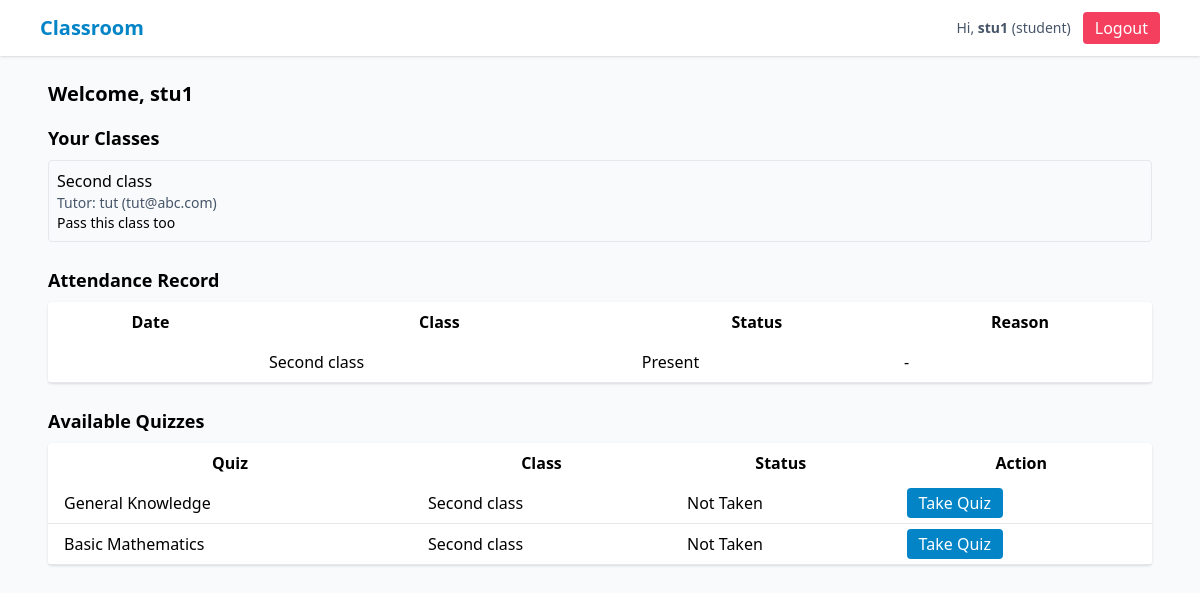
Page /student (signed in) on the earlier database version.
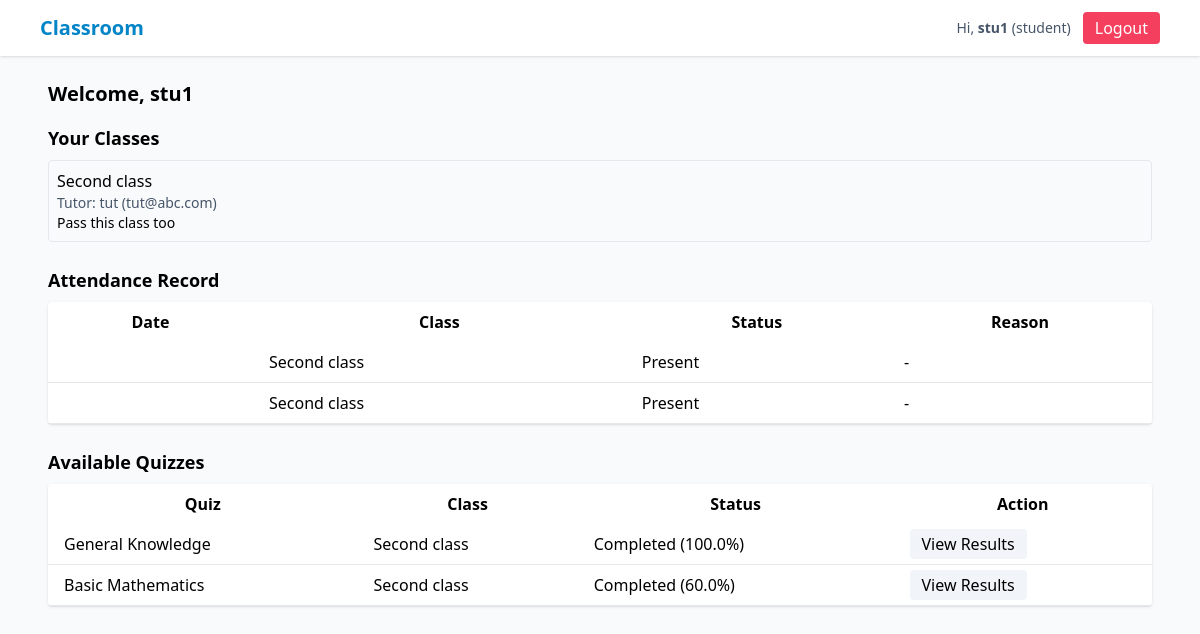
Same page on the later database version.
### tables this page shows
CREATE TABLE classes (
      id INTEGER PRIMARY KEY AUTOINCREMENT,
      title TEXT NOT NULL,
      description TEXT,
      tutor_id INTEGER NOT NULL,
      created_at TEXT NOT NULL,
      FOREIGN KEY(tutor_id) REFERENCES users(id) ON DELETE CASCADE
    );

CREATE TABLE users (
      id INTEGER PRIMARY KEY AUTOINCREMENT,
      name TEXT NOT NULL,
      email TEXT UNIQUE NOT NULL,
      password_hash TEXT NOT NULL,
      role TEXT NOT NULL CHECK(role IN ('admin','tutor','student')),
      created_at TEXT NOT NULL
    );

CREATE TABLE attendance (
      id INTEGER PRIMARY KEY AUTOINCREMENT,
      class_id INTEGER NOT NULL,
      student_id INTEGER NOT NULL,
      status TEXT NOT NULL CHECK(status IN ('present','absent','justified')),
      reason TEXT,
      marked_by INTEGER NOT NULL, -- tutor id
      marked_at TEXT NOT NULL,
      FOREIGN KEY(class_id) REFERENCES classes(id) ON DELETE CASCADE,
      FOREIGN KEY(student_id) REFERENCES users(id) ON DELETE CASCADE,
      FOREIGN KEY(marked_by) REFERENCES users(id) ON DELETE CASCADE
    );

CREATE TABLE quizzes (
      id INTEGER PRIMARY KEY AUTOINCREMENT,
      class_id INTEGER NOT NULL,
      title TEXT NOT NULL,
      description TEXT,
      created_by INTEGER NOT NULL,
      created_at TEXT NOT NULL,
      FOREIGN KEY(class_id) REFERENCES classes(id) ON DELETE CASCADE,
      FOREIGN KEY(created_by) REFERENCES users(id) ON DELETE SET NULL
    );

CREATE TABLE submissions (
      id INTEGER PRIMARY KEY AUTOINCREMENT,
      quiz_id INTEGER NOT NULL,
      student_id INTEGER NOT NULL,
      answers TEXT NOT NULL, -- JSON array of chosen index or null
      score REAL NOT NULL,
      submitted_at TEXT NOT NULL,
      FOREIGN KEY(quiz_id) REFERENCES quizzes(id) ON DELETE CASCADE,
      FOREIGN KEY(student_id) REFERENCES users(id) ON DELETE CASCADE
    );

### app.py (the view)
@app.route("/student")
@login_required
def student_dashboard():
    if current_user.role != "student":
        flash("Forbidden","danger")
        return redirect(url_for("index"))
    classes = DB.get_classes_for_student(current_user.id)
    attendance = DB.get_student_attendance(current_user.id)
    quizzes = DB.get_student_quizzes(current_user.id)
    return render_template(
        "student_dashboard.html",
        classes=classes,
        attendance=attendance,
        quizzes=quizzes
    )

### app.py (called while the page is built)
@login_manager.user_loader
def load_user(user_id):
    row = DB.get_user_by_id(int(user_id))
    if row:
        return User(row)
    return None

### db.py (called while the page is built)
def get_connection():
    conn = sqlite3.connect(DB_PATH, timeout=5, detect_types=sqlite3.PARSE_DECLTYPES, check_same_thread=False)
    conn.row_factory = sqlite3.Row
    conn.execute("PRAGMA foreign_keys = ON;")
    return conn

def get_user_by_id(uid: int) -> Optional[sqlite3.Row]:
    conn = get_connection()
    cur = conn.cursor()
    cur.execute("SELECT * FROM users WHERE id = ?", (uid,))
    r = cur.fetchone()
    conn.close()
    return r

def get_classes_for_student(student_id: int):
    conn = get_connection()
    cur = conn.cursor()
    cur.execute("""
      SELECT c.*, u.name AS tutor_name, u.email AS tutor_email
      FROM classes c
      JOIN enrollments e ON e.class_id = c.id
      JOIN users u ON u.id = c.tutor_id
      WHERE e.user_id = ?
    """, (student_id,))
    rows = cur.fetchall()
    conn.close()
    return rows

### templates/student_dashboard.html (shortened to what this page needs)
{% extends "base.html" %}
{% block content %}
<h2 class="text-xl font-bold mb-4">Welcome, {{ current_user.name }}</h2>
<h3 class="text-lg font-semibold mb-2">Your Classes</h3>
<ul class="mb-6">
  {% for c in classes %}
    <li class="mb-2 border p-2 rounded">
      <div class="font-medium">{{ c.title }}</div>
      <div class="text-sm text-slate-600">Tutor: {{ c.tutor_name }} ({{ c.tutor_email }})</div>
      <div class="text-sm">{{ c.description }}</div>
    </li>
  {% else %}
    <li class="text-slate-500">You are not enrolled in any classes.</li>
  {% endfor %}
</ul>
<h3 class="text-lg font-semibold mb-2">Attendance Record</h3>
<table class="min-w-full bg-white rounded shadow mb-6">
  <thead>
    <tr><th class="py-2 px-4">Date</th><th class="py-2 px-4">Class</th><th class="py-2 px-4">Status</th><th class="py-2 px-4">Reason</th></tr>
  </thead>
  <tbody>
    {% for a in attendance %}
    <tr class="border-b">
      <td class="py-2 px-4">{{ a.date }}</td>
      <td class="py-2 px-4">{{ a.class_title }}</td>
      <td class="py-2 px-4 capitalize">{{ a.status }}</td>
      <td class="py-2 px-4">{{ a.reason or '-' }}</td>
    </tr>
    {% else %}
    <tr><td colspan="4" class="py-2 px-4 text-slate-500">No attendance records yet.</td></tr>
    {% endfor %}
  </tbody>
</table>
<h3 class="text-lg font-semibold mb-2">Available Quizzes</h3>
<table class="min-w-full bg-white rounded shadow">
  <thead>
    <tr><th class="py-2 px-4">Quiz</th><th class="py-2 px-4">Class</th><th class="py-2 px-4">Status</th><th class="py-2 px-4">Action</th></tr>
  </thead>
  <tbody>
    {% for q in quizzes %}
    <tr class="border-b">
      <td class="py-2 px-4">{{ q.title }}</td>
      <td class="py-2 px-4">{{ q.class_title }}</td>
      <td class="py-2 px-4">
        {% if q.score is not none %}Completed ({{ q.score }}%){% else %}Not Taken{% endif %}
      </td>
      <td class="py-2 px-4">
        {% if q.score is none %}
        <a href="{{ url_for('take_quiz', quiz_id=q.id) }}" class="px-3 py-1 bg-sky-600 text-white rounded">Take Quiz</a>
        {% else %}
        <a href="{{ url_for('quiz_results', quiz_id=q.id) }}" class="px-3 py-1 bg-slate-100 rounded">View Results</a>
        {% endif %}
      </td>
    </tr>
    {% else %}
    <tr><td colspan="4" class="py-2 px-4 text-slate-500">No quizzes available.</td></tr>
    {% endfor %}
  </tbody>
</table>
{% endblock %}

Differences in the rows shown:
no longer on this page (row unchanged): quizzes: title "General Knowledge", class_title "Second class", shows "Not Taken"
no longer on this page (row unchanged): quizzes: title "Basic Mathematics", class_title "Second class", shows "Not Taken"
added attendance: class_title "Second class", status "Present", reason "-"
added submissions: title "General Knowledge", class_title "Second class", score "100.0"
added submissions: title "Basic Mathematics", class_title "Second class", score "60.0"
